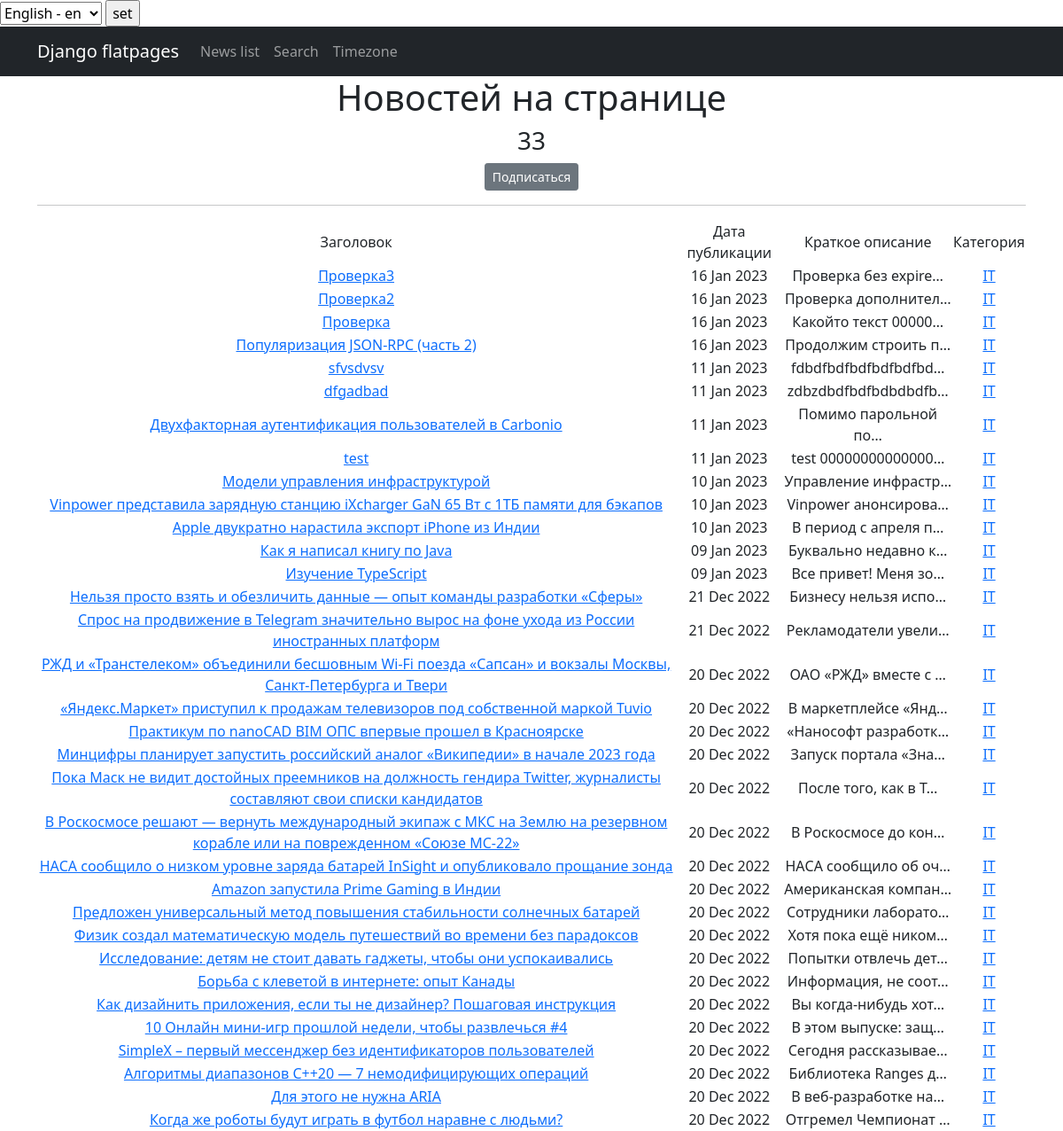
Before: /news/categories/1 with the older database file.
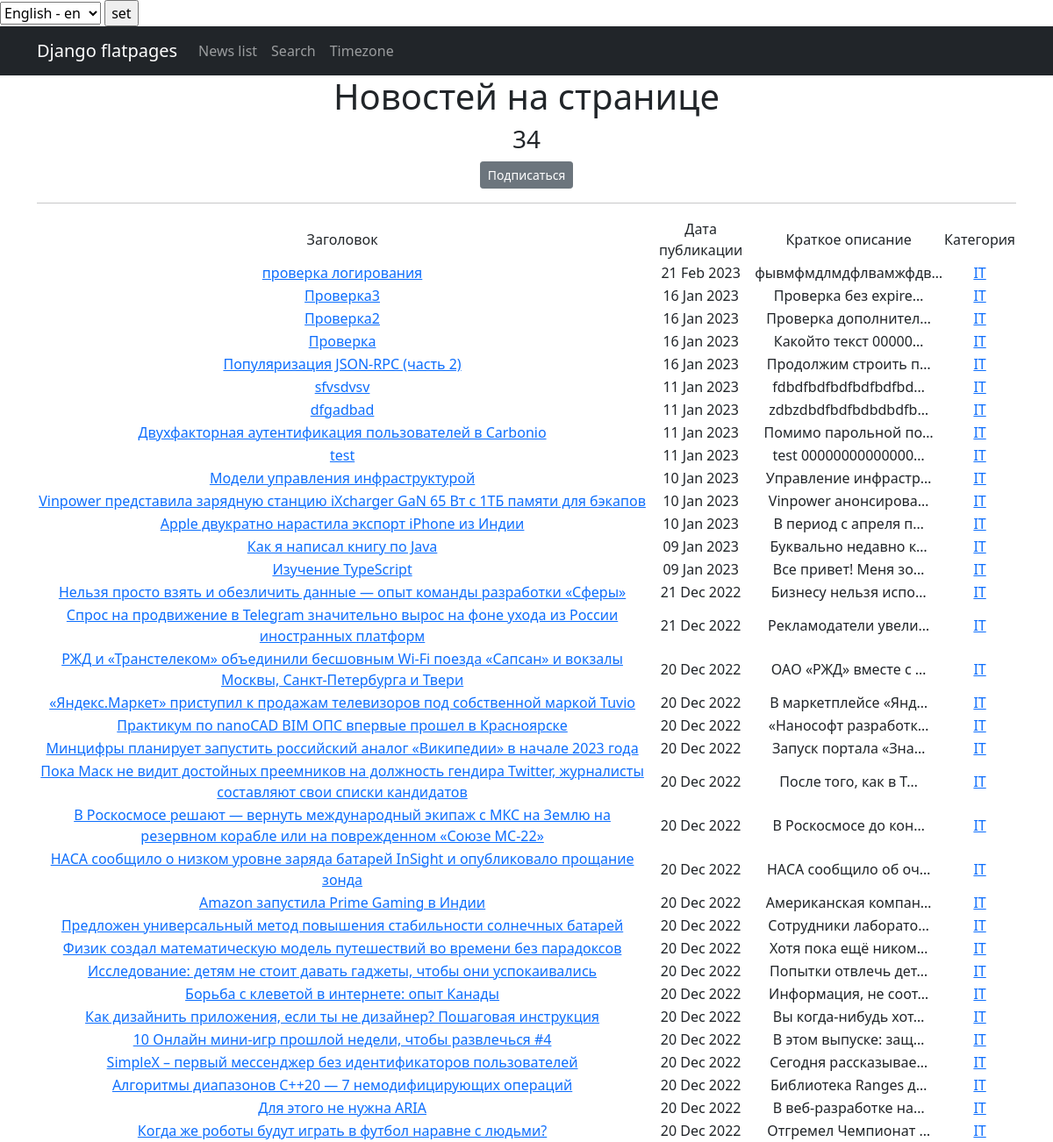
After: the same page with the newer database file.
### news/models.py (models this page shows, shortened)
class Post (models.Model):
    author = models.ForeignKey(Author, on_delete=models.CASCADE)
    NEWS = 'NW'
    PAPER = 'PR'
    CATEGORY_CHOICES = (
        (NEWS, 'Новость'),
        (PAPER, 'Статья'),
    )
    choices = models.CharField(
        max_length=2, choices=CATEGORY_CHOICES, default=NEWS
    )
    datatime_of_creation = models.DateTimeField(auto_now_add=True)
    category = models.ManyToManyField(Category, through='PostCategory')
    heading = models.CharField(max_length=128)
    text = models.TextField()
    rating = models.IntegerField(default=0)

class Category(models.Model):
    name_category = models.CharField(max_length=64, unique=True, help_text=_('category name'))
    subscribers = models.ManyToManyField(User, related_name='categories')
    def __str__(self):
        return f'{self.name_category}'

### news/views.py (the view)
class CategoryListView(ListView):
    model = Post
    template_name = 'category_list.html'
    context_object_name = 'category_news_list'
    def get_queryset(self):
        self.category = get_object_or_404(Category, id=self.kwargs['pk'])
        queryset = Post.objects.filter(
            category=self.category
        ).order_by('-datatime_of_creation')
        return queryset
    def get_context_data(self, **kwargs):
        context = super().get_context_data(**kwargs)
        context['is_not_subscriber'] = self.request.user not in self.category.subscribers.all()
        context['category'] = self.category
        return context

### news/templatetags/custom_filters.py (called while the page is built)
@register.filter()
def censor(value):
    filthy_list = ['редиска', 'ещеплохоеслово']
    if not isinstance(value, str):
        raise TypeError(f'unresolved type {type(value)}, expected type "str"')
    words = value.split()
    for word in words:
        if word in filthy_list:
            value = value.replace(word, f'{word[0]}{"*" * (len(word) - 1)}')
            return value
    return value

### templates/category_list.html (shortened to what this page needs)
{% extends 'flatpages/default.html' %}
{% load custom_filters %}
{% load custom_tags %}
{% block content %}
    <h1>Новостей на странице</h1>
    <h3>{{ category_news_list|length }}</h3>
    {% if is_not_subscriber %}
        <p class="text-center"><a href="{% url 'subscribe' category.id %}"
                                  class="btn btn-secondary btn-sm">Подписаться</a></p>
    {% else %}
        <p class="text-center"><a href="{% url 'unsubscribe' category.id %}"
                                  class="btn btn-secondary btn-sm">Отписаться</a></p>
    {% endif %}
<hr>
   {% if category_news_list %}
       <table>
           <tr>
               <td>Заголовок</td>
               <td>Дата публикации</td>
               <td>Краткое описание</td>
               <td>Категория</td>
           </tr>
           {% for post in category_news_list %}
           <tr>
               <td> <a href="{% url 'post' pk=post.id %}">
                   {{ post.heading|censor }}
              </a>
               </td>
               <td>{{ post.datatime_of_creation|date:'d M Y' }}</td>
               <td>{{ post.text|truncatechars:20|censor }}</td>
               <td>
                   {% for category in post.category.all %}
                   <a href="{% url 'category_list' pk=category.id %}"> {{ category }} </a>
                   {% endfor %}
               </td>
           </tr>
           {% endfor %}
       </table>
   {% else %}
       <h2>Новостей нет!</h2>
   {% endif %}
{% endblock content %}

Changed rows visible on the page:
added Post: heading|censor "проверка логирования", datatime_of_creation "21 Feb 2023", text|censor "фывмфмдлмдфлвамжфдв…", Category (name_category "IT")
Other visible differences:
{{ category_news_list|length }}: "33" → "34"
